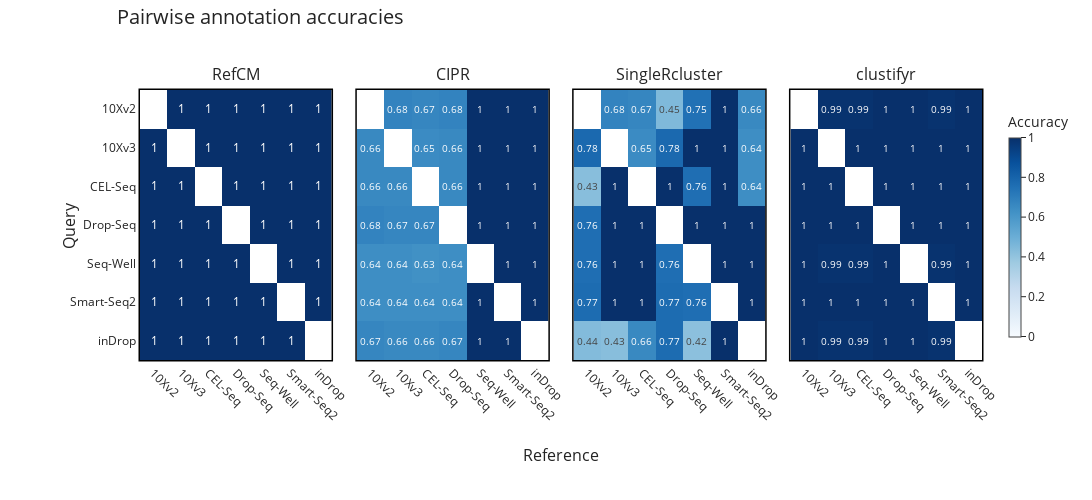

Notebook code for this chart:
### Code cell
panel = plot_pairwise_panel(
    df, RCM_METHODS, 'PBMC Bench1', 
    rows=1, cols=4, 
    xtitle_y_off=-0.4, ytitle_x_off=-0.10
)
panel.update_layout(height=500, width = 1400)
panel

### Figure 1 — Plotly figure (JSON) as saved in the notebook; plotly's stock layout.template omitted (floating-point values rounded to 4 significant figures)
{"data": [{"colorscale": [[0, "rgb(247,251,255)"], [0.125, "rgb(222,235,247)"], [0.25, "rgb(198,219,239)"], [0.375, "rgb(158,202,225)"], [0.5, "rgb(107,174,214)"], [0.625, "rgb(66,146,198)"], [0.75, "rgb(33,113,181)"], [0.875, "rgb(8,81,156)"], [1, "rgb(8,48,107)"]], "hovertemplate": "Reference: %{x}<br>Query: %{y}<br>color: %{z}<extra></extra>", "name": "0", "showscale": false, "texttemplate": "%{z}", "type": "heatmap", "x": ["10Xv2", "10Xv3", "CEL-Seq", "Drop-Seq", "Seq-Well", "Smart-Seq2", "inDrop"], "xaxis": "x", "y": ["10Xv2", "10Xv3", "CEL-Seq", "Drop-Seq", "Seq-Well", "Smart-Seq2", "inDrop"], "yaxis": "y", "z": [[null, 1, 1, 1, 1, 1, 1], [1, null, 1, 1, 1, 1, 1], [1, 1, null, 1, 1, 1, 1], [1, 1, 1, null, 1, 1, 1], [1, 1, 1, 1, null, 1, 1], [1, 1, 1, 1, 1, null, 1], [1, 1, 1, 1, 1, 1, null]], "zauto": false, "zmax": 1, "zmin": 0}, {"colorscale": [[0, "rgb(247,251,255)"], [0.125, "rgb(222,235,247)"], [0.25, "rgb(198,219,239)"], [0.375, "rgb(158,202,225)"], [0.5, "rgb(107,174,214)"], [0.625, "rgb(66,146,198)"], [0.75, "rgb(33,113,181)"], [0.875, "rgb(8,81,156)"], [1, "rgb(8,48,107)"]], "hovertemplate": "Reference: %{x}<br>Query: %{y}<br>color: %{z}<extra></extra>", "name": "0", "showscale": false, "texttemplate": "%{z}", "type": "heatmap", "x": ["10Xv2", "10Xv3", "CEL-Seq", "Drop-Seq", "Seq-Well", "Smart-Seq2", "inDrop"], "xaxis": "x2", "y": ["10Xv2", "10Xv3", "CEL-Seq", "Drop-Seq", "Seq-Well", "Smart-Seq2", "inDrop"], "yaxis": "y2", "z": [[null, 0.68, 0.67, 0.68, 1, 1, 1], [0.66, null, 0.65, 0.66, 1, 1, 1], [0.66, 0.66, null, 0.66, 1, 1, 1], [0.68, 0.67, 0.67, null, 1, 1, 1], [0.64, 0.64, 0.63, 0.64, null, 1, 1], [0.64, 0.64, 0.64, 0.64, 1, null, 1], [0.67, 0.66, 0.66, 0.67, 1, 1, null]], "zauto": false, "zmax": 1, "zmin": 0}, {"colorscale": [[0, "rgb(247,251,255)"], [0.125, "rgb(222,235,247)"], [0.25, "rgb(198,219,239)"], [0.375, "rgb(158,202,225)"], [0.5, "rgb(107,174,214)"], [0.625, "rgb(66,146,198)"], [0.75, "rgb(33,113,181)"], [0.875, "rgb(8,81,156)"], [1, "rgb(8,48,107)"]], "hovertemplate": "Reference: %{x}<br>Query: %{y}<br>color: %{z}<extra></extra>", "name": "0", "showscale": false, "texttemplate": "%{z}", "type": "heatmap", "x": ["10Xv2", "10Xv3", "CEL-Seq", "Drop-Seq", "Seq-Well", "Smart-Seq2", "inDrop"], "xaxis": "x3", "y": ["10Xv2", "10Xv3", "CEL-Seq", "Drop-Seq", "Seq-Well", "Smart-Seq2", "inDrop"], "yaxis": "y3", "z": [[null, 0.68, 0.67, 0.45, 0.75, 1, 0.66], [0.78, null, 0.65, 0.78, 1, 1, 0.64], [0.43, 1, null, 1, 0.76, 1, 0.64], [0.76, 1, 1, null, 1, 1, 1], [0.76, 1, 1, 0.76, null, 1, 1], [0.77, 1, 1, 0.77, 0.76, null, 1], [0.44, 0.43, 0.66, 0.77, 0.42, 1, null]], "zauto": false, "zmax": 1, "zmin": 0}, {"colorbar": {"len": 0.9, "thickness": 12, "title": {"text": "Accuracy"}, "x": 1.02, "y": 0.5}, "colorscale": [[0, "rgb(247,251,255)"], [0.125, "rgb(222,235,247)"], [0.25, "rgb(198,219,239)"], [0.375, "rgb(158,202,225)"], [0.5, "rgb(107,174,214)"], [0.625, "rgb(66,146,198)"], [0.75, "rgb(33,113,181)"], [0.875, "rgb(8,81,156)"], [1, "rgb(8,48,107)"]], "hovertemplate": "Reference: %{x}<br>Query: %{y}<br>color: %{z}<extra></extra>", "name": "0", "showscale": true, "texttemplate": "%{z}", "type": "heatmap", "x": ["10Xv2", "10Xv3", "CEL-Seq", "Drop-Seq", "Seq-Well", "Smart-Seq2", "inDrop"], "xaxis": "x4", "y": ["10Xv2", "10Xv3", "CEL-Seq", "Drop-Seq", "Seq-Well", "Smart-Seq2", "inDrop"], "yaxis": "y4", "z": [[null, 0.99, 0.99, 1, 1, 0.99, 1], [1, null, 1, 1, 1, 1, 1], [1, 1, null, 1, 1, 1, 1], [1, 1, 1, null, 1, 1, 1], [1, 0.99, 0.99, 1, null, 0.99, 1], [1, 1, 1, 1, 1, null, 1], [1, 0.99, 0.99, 1, 1, 0.99, null]], "zauto": false, "zmax": 1, "zmin": 0}], "layout": {"annotations": [{"font": {"size": 16}, "showarrow": false, "text": "RefCM", "x": 0.1138, "xanchor": "center", "xref": "paper", "y": 1, "yanchor": "bottom", "yref": "paper", "yshift": 3}, {"font": {"size": 16}, "showarrow": false, "text": "CIPR", "x": 0.3712, "xanchor": "center", "xref": "paper", "y": 1, "yanchor": "bottom", "yref": "paper", "yshift": 3}, {"font": {"size": 16}, "showarrow": false, "text": "SingleRcluster", "x": 0.6288, "xanchor": "center", "xref": "paper", "y": 1, "yanchor": "bottom", "yref": "paper", "yshift": 3}, {"font": {"size": 16}, "showarrow": false, "text": "clustifyr", "x": 0.8862, "xanchor": "center", "xref": "paper", "y": 1, "yanchor": "bottom", "yref": "paper", "yshift": 3}, {"font": {"size": 16}, "showarrow": false, "text": "Reference", "x": 0.5, "xref": "paper", "y": -0.4, "yref": "paper"}, {"font": {"size": 16}, "showarrow": false, "text": "Query", "textangle": -90, "x": -0.1, "xref": "paper", "y": 0.5, "yref": "paper"}], "coloraxis": {}, "height": 500, "legend": {"bgcolor": "rgba(0,0,0,0)", "borderwidth": 0, "itemsizing": "constant", "orientation": "v", "title": {"text": ""}, "x": 1.02, "xanchor": "left", "y": 1, "yanchor": "top"}, "margin": {"b": 140, "l": 140, "r": 90, "t": 90}, "title": {"font": {"size": 20}, "text": "Pairwise annotation accuracies", "x": 0.37, "xanchor": "right", "y": 0.98, "yanchor": "top"}, "width": 1400, "xaxis": {"anchor": "y", "domain": [0, 0.2275], "linecolor": "black", "linewidth": 1.5, "mirror": true, "showgrid": false, "showline": true, "showticklabels": true, "tickangle": 45, "ticklen": 0, "tickmode": "array", "ticks": "", "ticktext": ["10Xv2", "10Xv3", "CEL-Seq", "Drop-Seq", "Seq-Well", "Smart-Seq2", "inDrop"], "tickvals": ["10Xv2", "10Xv3", "CEL-Seq", "Drop-Seq", "Seq-Well", "Smart-Seq2", "inDrop"], "tickwidth": 2, "zeroline": false}, "xaxis2": {"anchor": "y2", "domain": [0.2575, 0.485], "linecolor": "black", "linewidth": 1.5, "mirror": true, "showgrid": false, "showline": true, "showticklabels": true, "tickangle": 45, "ticklen": 0, "tickmode": "array", "ticks": "", "ticktext": ["10Xv2", "10Xv3", "CEL-Seq", "Drop-Seq", "Seq-Well", "Smart-Seq2", "inDrop"], "tickvals": ["10Xv2", "10Xv3", "CEL-Seq", "Drop-Seq", "Seq-Well", "Smart-Seq2", "inDrop"], "tickwidth": 2, "zeroline": false}, "xaxis3": {"anchor": "y3", "domain": [0.515, 0.7425], "linecolor": "black", "linewidth": 1.5, "mirror": true, "showgrid": false, "showline": true, "showticklabels": true, "tickangle": 45, "ticklen": 0, "tickmode": "array", "ticks": "", "ticktext": ["10Xv2", "10Xv3", "CEL-Seq", "Drop-Seq", "Seq-Well", "Smart-Seq2", "inDrop"], "tickvals": ["10Xv2", "10Xv3", "CEL-Seq", "Drop-Seq", "Seq-Well", "Smart-Seq2", "inDrop"], "tickwidth": 2, "zeroline": false}, "xaxis4": {"anchor": "y4", "domain": [0.7725, 1], "linecolor": "black", "linewidth": 1.5, "mirror": true, "showgrid": false, "showline": true, "showticklabels": true, "tickangle": 45, "ticklen": 0, "tickmode": "array", "ticks": "", "ticktext": ["10Xv2", "10Xv3", "CEL-Seq", "Drop-Seq", "Seq-Well", "Smart-Seq2", "inDrop"], "tickvals": ["10Xv2", "10Xv3", "CEL-Seq", "Drop-Seq", "Seq-Well", "Smart-Seq2", "inDrop"], "tickwidth": 2, "zeroline": false}, "yaxis": {"anchor": "x", "autorange": "reversed", "domain": [0, 1], "linecolor": "black", "linewidth": 1.5, "mirror": true, "showgrid": false, "showline": true, "showticklabels": true, "ticklen": 0, "tickmode": "array", "ticks": "", "ticktext": ["10Xv2", "10Xv3", "CEL-Seq", "Drop-Seq", "Seq-Well", "Smart-Seq2", "inDrop"], "tickvals": ["10Xv2", "10Xv3", "CEL-Seq", "Drop-Seq", "Seq-Well", "Smart-Seq2", "inDrop"], "tickwidth": 2, "zeroline": false}, "yaxis2": {"anchor": "x2", "autorange": "reversed", "domain": [0, 1], "linecolor": "black", "linewidth": 1.5, "mirror": true, "showgrid": false, "showline": true, "showticklabels": false, "ticklen": 0, "tickmode": "array", "ticks": "", "ticktext": ["10Xv2", "10Xv3", "CEL-Seq", "Drop-Seq", "Seq-Well", "Smart-Seq2", "inDrop"], "tickvals": ["10Xv2", "10Xv3", "CEL-Seq", "Drop-Seq", "Seq-Well", "Smart-Seq2", "inDrop"], "tickwidth": 2, "zeroline": false}, "yaxis3": {"anchor": "x3", "autorange": "reversed", "domain": [0, 1], "linecolor": "black", "linewidth": 1.5, "mirror": true, "showgrid": false, "showline": true, "showticklabels": false, "ticklen": 0, "tickmode": "array", "ticks": "", "ticktext": ["10Xv2", "10Xv3", "CEL-Seq", "Drop-Seq", "Seq-Well", "Smart-Seq2", "inDrop"], "tickvals": ["10Xv2", "10Xv3", "CEL-Seq", "Drop-Seq", "Seq-Well", "Smart-Seq2", "inDrop"], "tickwidth": 2, "zeroline": false}, "yaxis4": {"anchor": "x4", "autorange": "reversed", "domain": [0, 1], "linecolor": "black", "linewidth": 1.5, "mirror": true, "showgrid": false, "showline": true, "showticklabels": false, "ticklen": 0, "tickmode": "array", "ticks": "", "ticktext": ["10Xv2", "10Xv3", "CEL-Seq", "Drop-Seq", "Seq-Well", "Smart-Seq2", "inDrop"], "tickvals": ["10Xv2", "10Xv3", "CEL-Seq", "Drop-Seq", "Seq-Well", "Smart-Seq2", "inDrop"], "tickwidth": 2, "zeroline": false}}}
